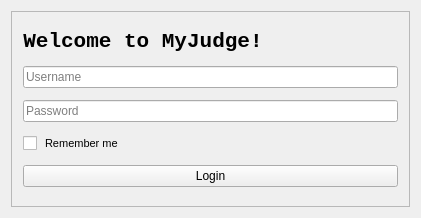
<?xml version="1.0" encoding="UTF-8"?>
<ui version="4.0">
 <class>LoginWidget</class>
 <widget class="QWidget" name="LoginWidget">
  <property name="geometry">
   <rect>
    <x>0</x>
    <y>0</y>
    <width>421</width>
    <height>218</height>
   </rect>
  </property>
  <property name="windowTitle">
   <string>Login</string>
  </property>
  <layout class="QGridLayout" name="gridLayout">
   <item row="0" column="0">
    <widget class="QFrame" name="frame">
     <property name="frameShape">
      <enum>QFrame::StyledPanel</enum>
     </property>
     <property name="frameShadow">
      <enum>QFrame::Raised</enum>
     </property>
     <layout class="QGridLayout" name="gridLayout_2">
      <item row="0" column="0">
       <widget class="QLabel" name="label">
        <property name="sizePolicy">
         <sizepolicy hsizetype="Fixed" vsizetype="Fixed">
          <horstretch>100</horstretch>
          <verstretch>0</verstretch>
         </sizepolicy>
        </property>
        <property name="font">
         <font>
          <family>Consolas</family>
          <pointsize>16</pointsize>
          <weight>75</weight>
          <italic>false</italic>
          <bold>true</bold>
         </font>
        </property>
        <property name="layoutDirection">
         <enum>Qt::LeftToRight</enum>
        </property>
        <property name="text">
         <string>Welcome to MyJudge!</string>
        </property>
        <property name="alignment">
         <set>Qt::AlignCenter</set>
        </property>
       </widget>
      </item>
      <item row="1" column="0">
       <widget class="QLineEdit" name="lineEdit">
        <property name="placeholderText">
         <string>Username</string>
        </property>
       </widget>
      </item>
      <item row="2" column="0">
       <widget class="QLineEdit" name="lineEdit_2">
        <property name="placeholderText">
         <string>Password</string>
        </property>
       </widget>
      </item>
      <item row="3" column="0">
       <widget class="QCheckBox" name="checkBox">
        <property name="font">
         <font>
          <family>Arial</family>
          <pointsize>8</pointsize>
         </font>
        </property>
        <property name="text">
         <string> Remember me</string>
        </property>
       </widget>
      </item>
      <item row="4" column="0">
       <widget class="QPushButton" name="pushButton">
        <property name="text">
         <string>Login</string>
        </property>
       </widget>
      </item>
     </layout>
    </widget>
   </item>
  </layout>
 </widget>
 <layoutdefault spacing="6" margin="11"/>
 <resources/>
 <connections/>
</ui>
